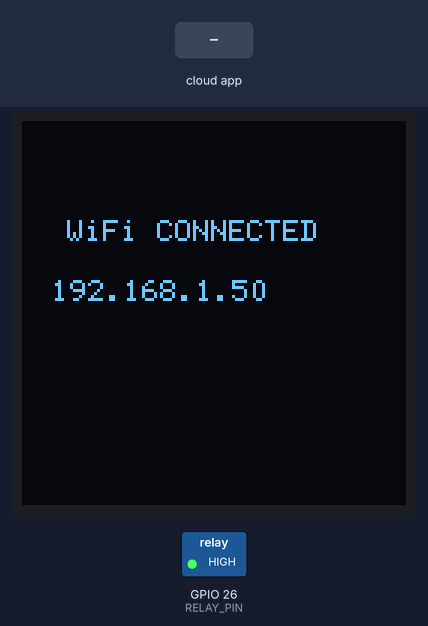
Simulated run of this sketch. Board: ESP32. Parts: 128×128 one-colour display, switched loads named in the sketch (green lamp = pin HIGH). Inputs (shaded band) come from the test bench. WiFi joins after 1.5 s; servers stay silent unless stated; what the sketch prints to the serial monitor is not drawn.

Above: at 2.8 s.
2.9 s: the phone or cloud app sets 69a93a2fdb0f6e0b1596ed77 to 1
At 4.0 s:
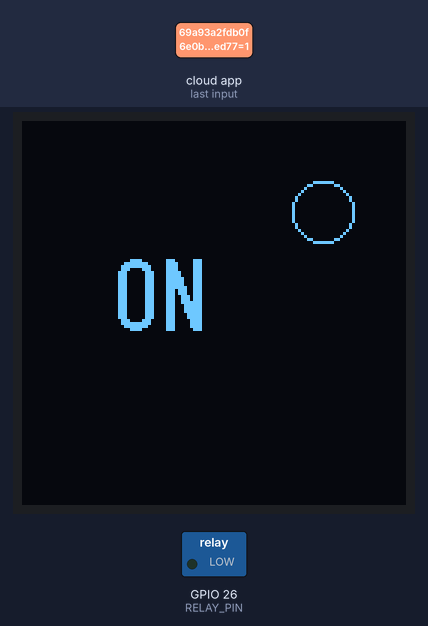
4.4 s: the phone or cloud app sets 69a93a2fdb0f6e0b1596ed77 to 0
At 5.2 s:
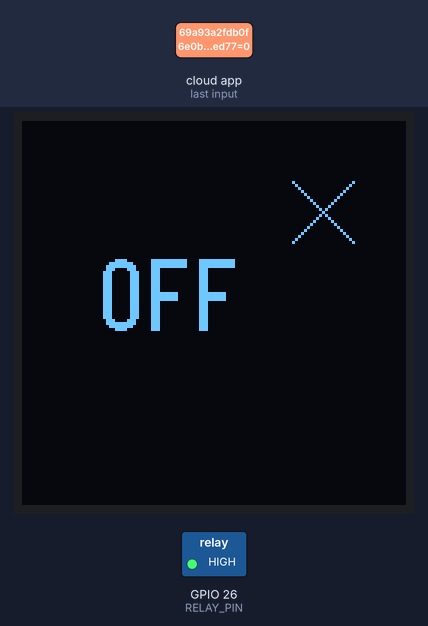
Timing chart, 0 to 7.4 s (numbered marks = the images above; inputs shaded):
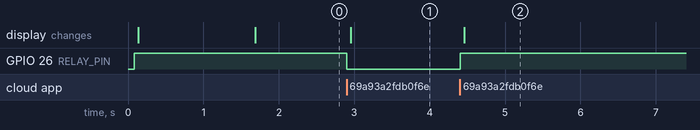

The sketch:

home.ino
```cpp
#include <WiFi.h>
#include <SinricPro.h>
#include <SinricProSwitch.h>

// 🔥 OLED
#include <U8g2lib.h>
#include <Wire.h>

// ✅ YOUR WORKING OLED DRIVER
U8G2_SSD1327_MIDAS_128X128_F_SW_I2C u8g2(
  U8G2_R0, 22, 21, U8X8_PIN_NONE
);

// Relay pin
const int relayPin = 26;

#define RELAY_PIN 26

// WiFi credentials
const char* WIFI_SSID = "Redmi Note 7 Pro";
const char* WIFI_PASS = "99999999";

// SinricPro credentials
#define APP_KEY    "eeba8449-c23f-46e2-a2c2-fbea51573e73"
#define APP_SECRET "3e636dfe-c3ae-47e1-b641-c94df5e2e625-7a7169b8-5b4a-4cf0-bd6c-f0688b54f130"
#define DEVICE_ID "69a93a2fdb0f6e0b1596ed77"


// 🔥 OLED FUNCTIONS
void showBoot() {
  u8g2.clearBuffer();
  u8g2.setFont(u8g2_font_6x12_tf);
  u8g2.drawStr(30, 40, "STARTING...");
  u8g2.sendBuffer();
}

void showWiFiConnected() {
  u8g2.clearBuffer();
  u8g2.setFont(u8g2_font_6x12_tf);
  u8g2.drawStr(15, 40, "WiFi CONNECTED");
  u8g2.drawStr(10, 60, WiFi.localIP().toString().c_str());
  u8g2.sendBuffer();
}

void showON() {
  u8g2.clearBuffer();
  u8g2.setFont(u8g2_font_logisoso24_tf);
  u8g2.drawStr(30, 70, "ON");
  u8g2.drawCircle(100, 30, 10);
  u8g2.sendBuffer();
}

void showOFF() {
  u8g2.clearBuffer();
  u8g2.setFont(u8g2_font_logisoso24_tf);
  u8g2.drawStr(25, 70, "OFF");
  u8g2.drawLine(90, 20, 110, 40);
  u8g2.drawLine(110, 20, 90, 40);
  u8g2.sendBuffer();
}


// ⚡ SINRIC CALLBACK (ONLY ADDED DISPLAY)
bool onPowerState(const String &deviceId, bool &state) {
  Serial.printf("Device %s turned %s\r\n", deviceId.c_str(), state ? "ON" : "OFF");

  if (state) {
    digitalWrite(RELAY_PIN, LOW);
    Serial.println("Light turned ON via voice");
    showON();   // ✅ added
  } else {
    digitalWrite(RELAY_PIN, HIGH);
    Serial.println("Light turned OFF via voice");
    showOFF();  // ✅ added
  }

  return true;
}


void setup() {
  Serial.begin(115200);

  // 🔥 OLED START
  u8g2.begin();
  showBoot();

  // Setup relay
  pinMode(RELAY_PIN, OUTPUT);
  digitalWrite(RELAY_PIN, HIGH);

  // Connect WiFi (YOUR ORIGINAL CODE ✅)
  WiFi.begin(WIFI_SSID, WIFI_PASS);
  Serial.print("Connecting to WiFi");

  u8g2.clearBuffer();
  u8g2.setFont(u8g2_font_6x12_tf);
  u8g2.drawStr(10, 40, "Connecting WiFi...");
  u8g2.sendBuffer();

  while (WiFi.status() != WL_CONNECTED) {
    delay(500);
    Serial.print(".");
  }

  Serial.println("\nConnected to WiFi!");

  // 🔥 SHOW ON OLED
  showWiFiConnected();

  // Setup SinricPro device
  SinricProSwitch& mySwitch = SinricPro[DEVICE_ID];
  mySwitch.onPowerState(onPowerState);

  // Start SinricPro
  SinricPro.begin(APP_KEY, APP_SECRET);

  Serial.println("SinricPro initialization complete!");
}


void loop() {
  SinricPro.handle();
  delay(10);
}
```

Measured:
- after the input at 2.9 s, GPIO 26 (RELAY_PIN): HIGH → LOW at once; the display: changes after 0.05 s (image 1)
- after the input at 4.4 s, GPIO 26 (RELAY_PIN): LOW → HIGH at once; the display: changes after 0.06 s (image 2)
